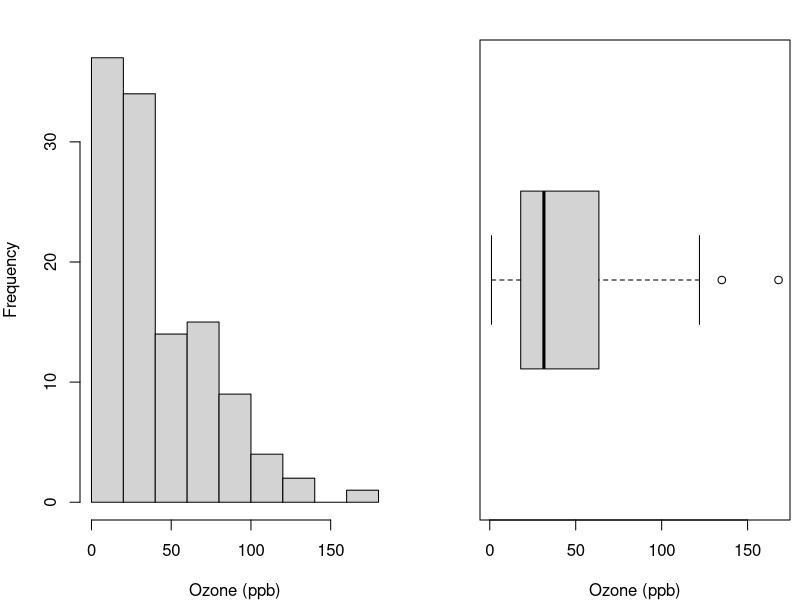
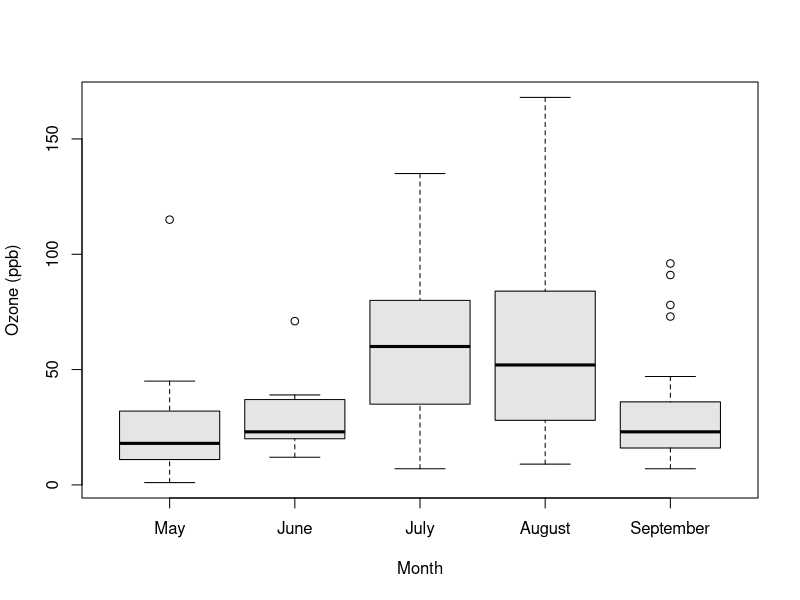
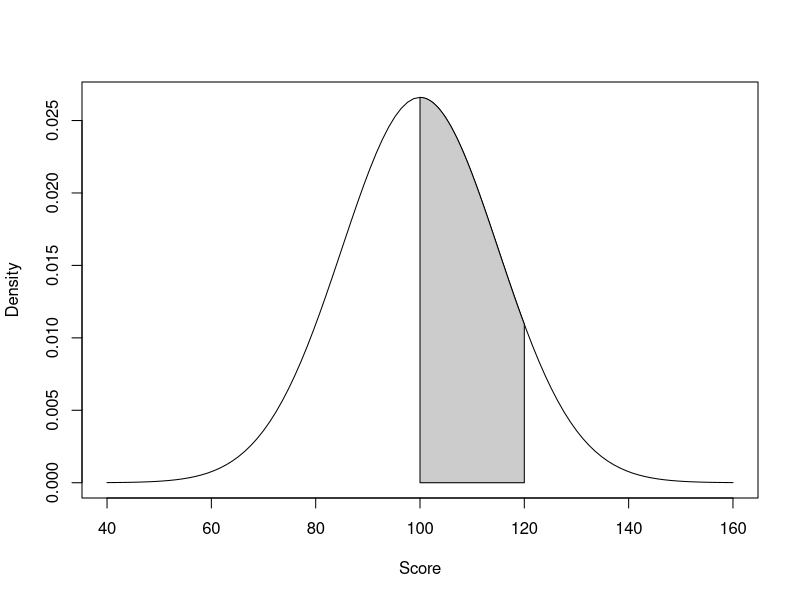
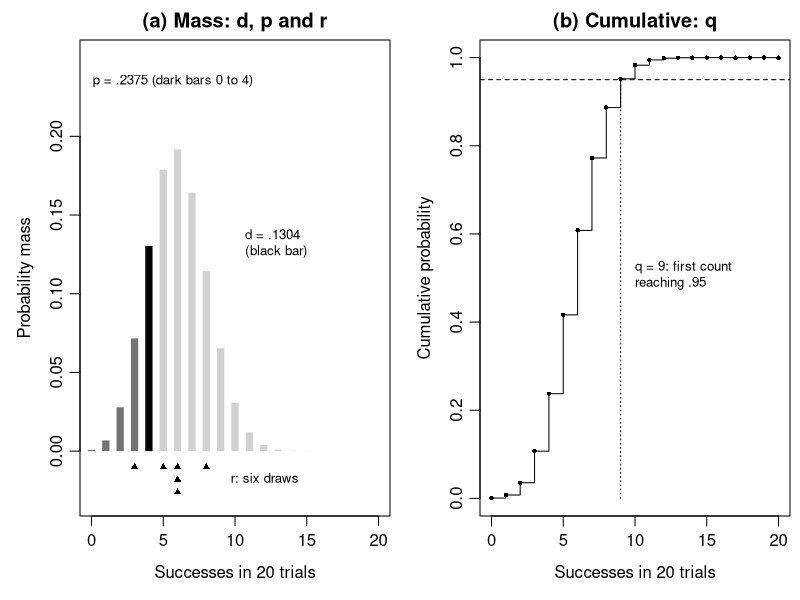
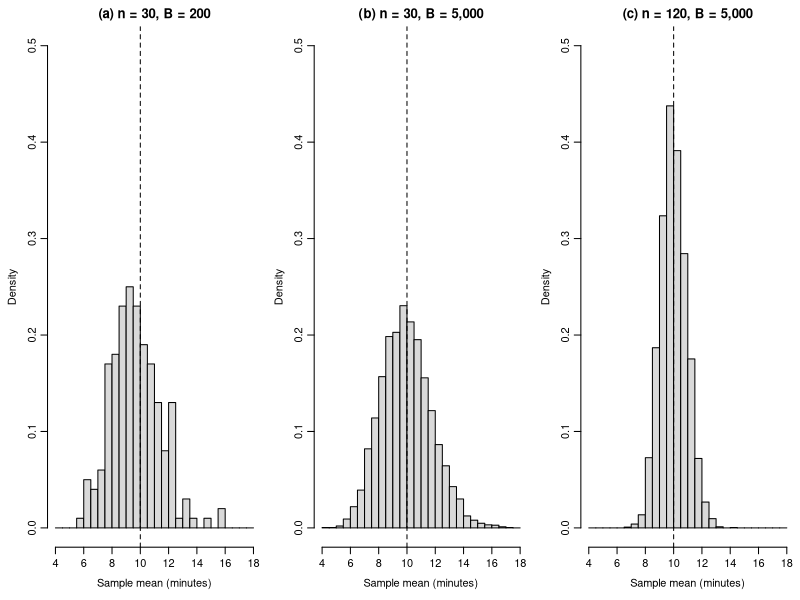
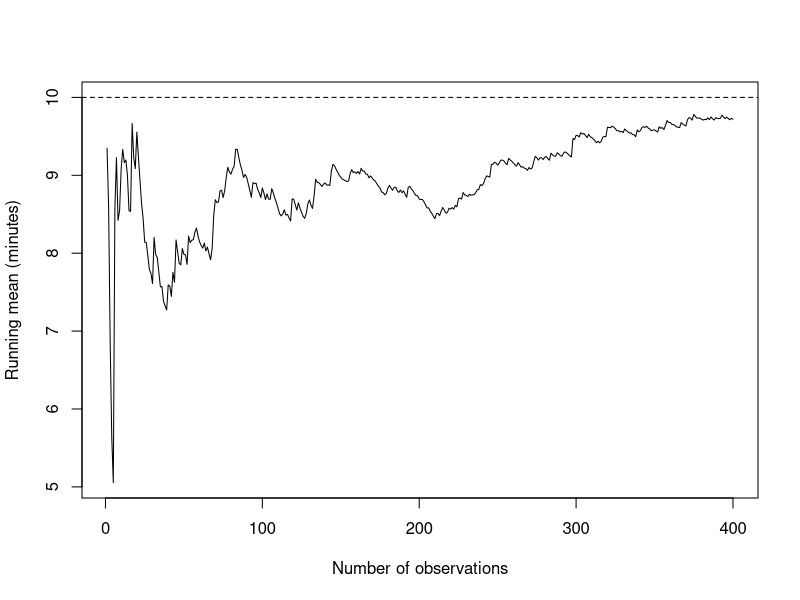
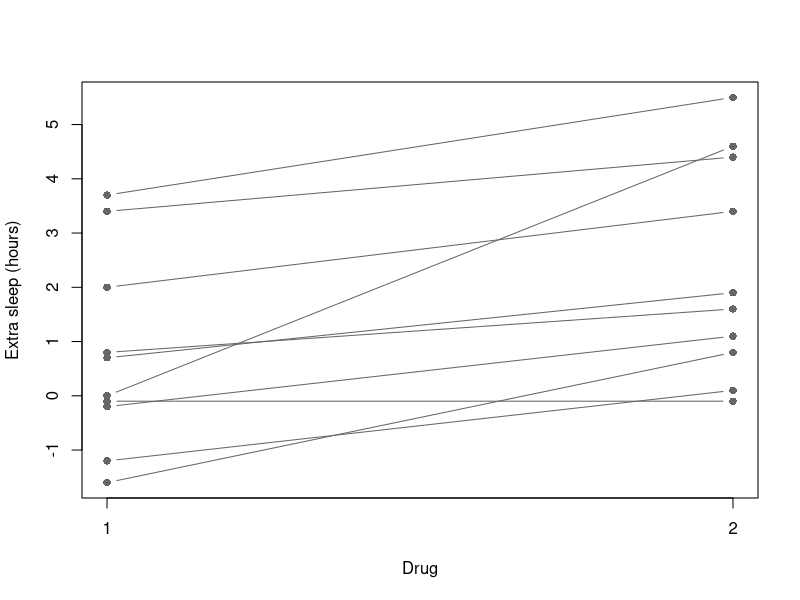
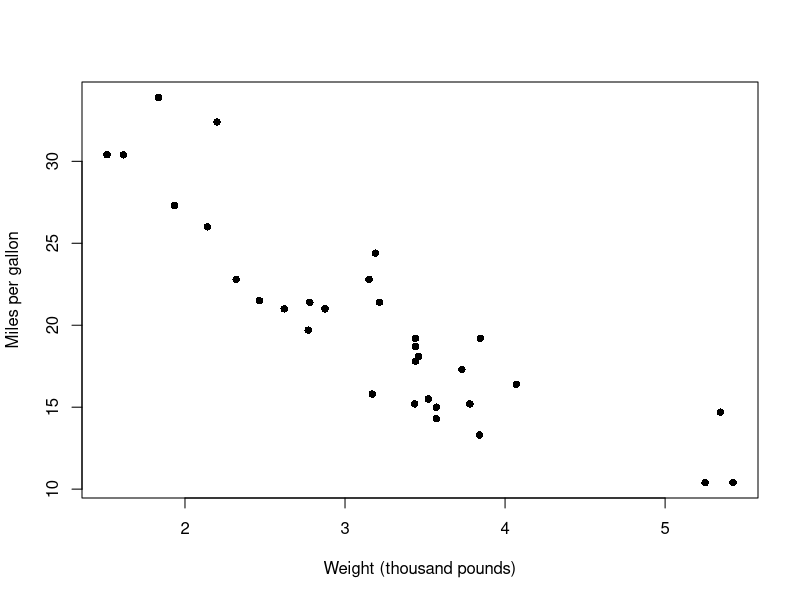

R code for these plots, in order:
## ---- chunk 1
#| label: setup
#| include: false
knitr::opts_chunk$set(echo = TRUE, warning = FALSE, message = FALSE,
                     collapse = TRUE, comment = "#>")
if (knitr::is_latex_output()) knitr::opts_chunk$set(dev = "cairo_pdf")
options(digits = 10, width = 65)
## ---- chunk 2
#| label: ch05-scores
scores <- c(50, 60, 70)
mean(scores)
## ---- chunk 3
#| label: ch05-small-records
small <- data.frame(student = c("A", "B", "C"),
  baseline = c(50, 60, 70), followup = c(55, NA, 78))
small
mean(small$followup, na.rm = TRUE)
both <- complete.cases(small)
mean(small$followup[both] - small$baseline[both])
## ---- chunk 4
#| label: ch05-air-inspection
air <- airquality
dim(air)
ozone <- air$Ozone[!is.na(air$Ozone)]
length(ozone)
## ---- chunk 5
#| label: ch05-operations
#| include: false
july <- air[air$Month == 7 & !is.na(air$Ozone), ]
air$temp_C <- (air$Temp - 32) * 5 / 9
c(nrow(july), mean(july$Ozone), mean(air$temp_C))
## ---- chunk 6
#| label: fig-ch05-ozone
#| echo: !expr c(2, 3)
#| fig-cap: "Recorded ozone values on 116 days, displayed as a histogram and a boxplot."
#| fig-alt: "The histogram has a long right tail reaching 168 ppb. The horizontal boxplot places the median near the lower values and marks several high observations beyond its upper whisker."
#| fig-width: 6.2
#| fig-height: 3.4
oldpar <- par(mfrow = c(1, 2), mar = c(4, 4, 2, .5))
hist(ozone, breaks = seq(0, 180, by = 20), xlab = "Ozone (ppb)", main = "")
boxplot(ozone, horizontal = TRUE, xlab = "Ozone (ppb)")
par(oldpar)
## ---- chunk 7
#| label: ch05-ozone-summaries
c(mean = mean(ozone), median = median(ozone), SD = sd(ozone),
  IQR = IQR(ozone))
## ---- chunk 8
#| label: ch05-monthly
air_observed <- air[!is.na(air$Ozone), ]
air_observed$month <- factor(air_observed$Month, levels = 5:9,
  labels = c("May", "June", "July", "August", "September"))
tapply(air_observed$Ozone, air_observed$month, mean)
## ---- chunk 9
#| label: fig-ch05-months
#| echo: false
#| fig-cap: "Recorded ozone distributions by month; each box uses that month's available measurements."
#| fig-alt: "July and August have higher median ozone than May, June, and September, with different spreads and only nine observed days in June."
#| fig-width: 6
#| fig-height: 3.4
boxplot(Ozone ~ month, data = air_observed,
        xlab = "Month", ylab = "Ozone (ppb)", col = "grey90")
## ---- chunk 10
#| label: ch05-transmission-table
cars <- mtcars
cars$transmission <- factor(cars$am, levels = c(0, 1),
  labels = c("Automatic", "Manual"))
tab <- table(cars$transmission, cars$mpg >= 20)
tab
100 * prop.table(tab, margin = 1)
## ---- chunk 11
#| label: ch05-normal-model
pnorm(100, mean = mean(ozone), sd = sd(ozone), lower.tail = FALSE)
## ---- chunk 12
#| label: ch05-score-model
pnorm(120, mean = 100, sd = 15) - pnorm(100, mean = 100, sd = 15)
qnorm(c(.025, .975), mean = 100, sd = 15)
## ---- chunk 13
#| label: fig-ch05-normal-area
#| echo: false
#| fig-cap: "Probability is an area under a stipulated Normal density."
#| fig-alt: "The score range from 100 to 120 is shaded under a Normal curve with mean 100 and SD 15. Its area is .4088."
#| fig-width: 6.2
#| fig-height: 3.3
curve(dnorm(x, mean = 100, sd = 15), 40, 160,
      xlab = "Score", ylab = "Density")
shade_x <- seq(100, 120, length.out = 200)
polygon(c(100, shade_x, 120),
        c(0, dnorm(shade_x, 100, 15), 0), col = "grey80")
## ---- chunk 14
#| label: ch05-binomial-functions
c(d = dbinom(4, size = 20, prob = .3),
  p = pbinom(4, size = 20, prob = .3),
  q = qbinom(.95, size = 20, prob = .3))
set.seed(20517)
rbinom(6, size = 20, prob = .3)
## ---- chunk 15
#| label: fig-ch05-dpqr
#| echo: false
#| fig-cap: "Four questions asked of one binomial model, 20 trials with success probability .3. (a) The mass at 4 (black bar) is what `dbinom` returns; the masses at 0 to 4 together (dark bars) are what `pbinom` returns; the triangles below the axis are the six counts from `rbinom`. (b) The cumulative probability first reaches .95 at 9, the value `qbinom` returns."
#| fig-alt: "Left panel: bars of binomial probability for 0 to 20 successes, highest near 6, with the bar at 4 in black, the bars at 0 to 3 dark grey, and six triangles below the axis at 3, 5, 6, 6, 6 and 8. Right panel: the cumulative probability as a step function, crossing the dashed .95 line at 9."
#| fig-width: 6.5
#| fig-height: 3.1
k <- 0:20
mass <- dbinom(k, size = 20, prob = .3)
cumulative <- pbinom(k, size = 20, prob = .3)
set.seed(20517)
drawn <- table(rbinom(6, size = 20, prob = .3))
oldpar <- par(mfrow = c(1, 2), mar = c(4.2, 4, 2, .5), mgp = c(2.3, .7, 0))
plot(k, mass, type = "h", lwd = 7, lend = 1,
     col = ifelse(k == 4, "black", ifelse(k < 4, "grey45", "grey82")),
     ylim = c(-.03, .25), yaxt = "n", xlab = "Successes in 20 trials",
     ylab = "Probability mass", main = "(a) Mass: d, p and r")
axis(2, at = seq(0, .2, by = .05))
text(10, .13, "d = .1304\n(black bar)", pos = 4, cex = .8)
text(-.6, .235, "p = .2375 (dark bars 0 to 4)", pos = 4, cex = .8)
for (v in names(drawn)) points(rep(as.numeric(v), drawn[v]),
  -.01 - .008 * (seq_len(drawn[v]) - 1), pch = 17, cex = .7)
text(9, -.018, "r: six draws", pos = 4, cex = .8)
plot(k, cumulative, type = "s", ylim = c(0, 1),
     xlab = "Successes in 20 trials", ylab = "Cumulative probability",
     main = "(b) Cumulative: q")
points(k, cumulative, pch = 16, cex = .6)
abline(h = .95, lty = 2)
segments(9, 0, 9, cumulative[10], lty = 3)
text(9.3, .5, "q = 9: first count\nreaching .95", pos = 4, cex = .8)
par(oldpar)
## ---- chunk 16
#| label: ch05-one-sample
set.seed(60506)
one_sample <- rnorm(30, mean = 50, sd = 10)
c(mean = mean(one_sample), SD = sd(one_sample))
## ---- chunk 17
#| label: ch05-replicate
set.seed(60203)
means_5 <- replicate(5000, mean(rexp(5, rate = 1 / 10)))
c(mean = mean(means_5), SE = sd(means_5))
## ---- chunk 18
#| label: ch05-repetitions
#| include: false
means_30 <- replicate(5000, mean(rexp(30, rate = 1 / 10)))
set.seed(60203)
means_5_again <- replicate(5000, mean(rexp(5, rate = 1 / 10)))
means_120 <- replicate(5000, mean(rexp(120, rate = 1 / 10)))
## ---- chunk 19
#| label: fig-ch05-repetitions
#| echo: false
#| fig-cap: "More repetitions or larger studies. Each histogram collects simulated sample means from the waiting-time model; the dashed line marks the model mean, 10 minutes. (a) The first 200 of the 5,000 means of 30 waits; (b) all 5,000; (c) 5,000 means of 120 waits."
#| fig-alt: "Three histograms on common axes from 4 to 18 minutes. The first, from 200 means, is ragged; the second, from 5,000 means of the same study size, is smooth with the same spread; the third, from 5,000 means of 120 waits, is about half as wide."
#| fig-width: 6.5
#| fig-height: 2.9
panels <- list(means_30[1:200], means_30, means_120)
titles <- c("(a) n = 30, B = 200", "(b) n = 30, B = 5,000",
            "(c) n = 120, B = 5,000")
oldpar <- par(mfrow = c(1, 3), mar = c(4, 3.6, 2, .4), mgp = c(2.2, .7, 0))
for (j in 1:3) {
  hist(panels[[j]], breaks = seq(4, 18, by = .5), probability = TRUE,
       ylim = c(0, .5), col = "grey85", main = titles[j],
       xlab = "Sample mean (minutes)", ylab = "Density")
  abline(v = 10, lty = 2)
}
par(oldpar)
## ---- chunk 20
#| label: ch05-sleep-differences
sleep_wide <- reshape(sleep, idvar = "ID", timevar = "group",
  direction = "wide")
sleep_d <- sleep_wide$extra.2 - sleep_wide$extra.1
c(mean = mean(sleep_d), SD = sd(sleep_d),
  SE = sd(sleep_d) / sqrt(length(sleep_d)))
## ---- chunk 21
#| label: fig-ch05-running-mean
#| echo: false
#| fig-cap: "One running mean from independent exponential waits with model mean ten minutes."
#| fig-alt: "The running mean fluctuates irregularly around ten; it is 9.7207 after 400 observations. Adding a draw can move it closer to or farther from the target."
#| fig-width: 6.2
#| fig-height: 3.3
set.seed(60204)
running_waits <- rexp(400, rate = 1 / 10)
running_mean <- cumsum(running_waits) / seq_along(running_waits)
plot(running_mean, type = "l", xlab = "Number of observations",
     ylab = "Running mean (minutes)", ylim = range(c(running_mean, 10)))
abline(h = 10, lty = 2)
## ---- chunk 22
#| label: ch05-critical-values
c(z = qnorm(.975), t5 = qt(.975, 5), t9 = qt(.975, 9),
  t30 = qt(.975, 30))
## ---- chunk 23
#| label: ch05-one-t
t.test(mtcars$mpg, mu = 20)
## ---- chunk 24
#| label: ch05-summary-p
c(two_sided = 2 * pt(2, df = 24, lower.tail = FALSE),
  upper = pt(2, df = 24, lower.tail = FALSE))
## ---- chunk 25
#| label: fig-ch05-pairs
#| echo: false
#| fig-cap: "Two measurements for each of ten people."
#| fig-alt: "Lines connect drug 1 and drug 2 for each person; nine rise and one is flat."
#| fig-width: 6.2
#| fig-height: 3.4
matplot(1:2, t(as.matrix(sleep_wide[c("extra.1", "extra.2")])),
  type = "b", lty = 1, pch = 16, col = "grey40",
  xaxt = "n", xlab = "Drug", ylab = "Extra sleep (hours)")
axis(1, at = 1:2, labels = c("1", "2"))
## ---- chunk 26
#| label: ch05-paired-test
t.test(sleep_wide$extra.2, sleep_wide$extra.1, paired = TRUE)
## ---- chunk 27
#| label: ch05-welch-test
auto <- mtcars$mpg[mtcars$am == 0]
manual <- mtcars$mpg[mtcars$am == 1]
t.test(auto, manual)
## ---- chunk 28
#| label: fig-ch05-car-pairs
#| fig-cap: "Mileage and weight for 32 recorded car models."
#| fig-alt: "Heavier models generally have lower mpg, with substantial scatter around the decreasing pattern and possible curvature."
#| fig-width: 6.2
#| fig-height: 3.5
plot(mtcars$wt, mtcars$mpg, pch = 16,
  xlab = "Weight (thousand pounds)", ylab = "Miles per gallon")
## ---- chunk 29
#| label: ch05-cov-cor
c(covariance = cov(mtcars$wt, mtcars$mpg),
  r = cor(mtcars$wt, mtcars$mpg))
## ---- chunk 30
#| label: fig-ch05-curve
#| echo: false
#| fig-cap: "An exact curved relationship with zero Pearson correlation."
#| fig-alt: "Five points at x equal to minus two, minus one, zero, one and two have y values four, one, zero, one and four, forming a U."
#| fig-width: 5.5
#| fig-height: 2.8
x_curve <- -2:2
plot(x_curve, x_curve^2, type = "b", pch = 16,
     xlab = "x", ylab = expression(y == x^2))
## ---- chunk 31
#| label: ch05-matrices
X <- mtcars[c("mpg", "hp", "wt")]
S <- cov(X)
R <- cov2cor(S)
## ---- chunk 32
#| label: ch05-spearman
c(Pearson = cor(X$mpg, X$hp),
  Spearman = cor(X$mpg, X$hp, method = "spearman"))
## ---- chunk 33
#| label: fig-ch05-rank
#| echo: false
#| fig-cap: "Mileage and horsepower for the 32 models, (a) on the recorded scales and (b) as ranks. The curved decline in (a) weakens the linear coefficient; ranks straighten a monotone pattern."
#| fig-alt: "Left panel: mpg falls steeply with horsepower up to about 150 and then levels off, a curved decreasing pattern. Right panel: the ranks of the same models fall along a nearly straight decreasing band."
#| fig-width: 6.5
#| fig-height: 3
oldpar <- par(mfrow = c(1, 2), mar = c(4, 4, 2, .5), mgp = c(2.3, .7, 0))
plot(X$hp, X$mpg, pch = 16, xlab = "Gross horsepower",
     ylab = "Miles per gallon", main = "(a) Recorded values")
plot(rank(X$hp), rank(X$mpg), pch = 16, xlab = "Horsepower rank",
     ylab = "Mpg rank", main = "(b) Ranks")
par(oldpar)
## ---- chunk 34
#| label: ch05-pearson-test
cor.test(mtcars$wt, mtcars$mpg)
## ---- chunk 35
#| label: fig-ch05-fisher
#| echo: false
#| fig-cap: "Sample correlations from 5,000 simulated studies of 32 pairs with process correlation $-.8677$. (a) On the correlation scale the distribution is skewed, with a long tail toward zero and a hard limit at $-1$; (b) on the Fisher scale it is nearly Normal, and the curve is the Normal density with SD $1/\\sqrt{29}$. Dashed lines mark the process value on each scale."
#| fig-alt: "Left panel: a histogram of simulated correlations between about minus .97 and minus .6, peaked near minus .88 with a long right tail. Right panel: the same values after the inverse hyperbolic tangent form a symmetric histogram matched by a Normal curve."
#| fig-width: 6.5
#| fig-height: 3
set.seed(12345)
rho <- -.8677
r_sim <- replicate(5000, {
  x <- rnorm(32)
  y <- rho * x + sqrt(1 - rho^2) * rnorm(32)
  cor(x, y)
})
oldpar <- par(mfrow = c(1, 2), mar = c(4, 4, 2, .5), mgp = c(2.3, .7, 0))
hist(r_sim, breaks = seq(-1, -.55, by = .01), probability = TRUE,
     col = "grey85", xlab = "Sample correlation r",
     main = "(a) Correlation scale")
abline(v = rho, lty = 2)
hist(atanh(r_sim), breaks = 40, probability = TRUE, col = "grey85",
     xlab = "atanh(r)", main = "(b) Fisher scale")
curve(dnorm(x, atanh(rho), 1 / sqrt(29)), add = TRUE, lwd = 2)
abline(v = atanh(rho), lty = 2)
par(oldpar)
## ---- chunk 36
#| label: ch05-partial-residuals
resid_mpg <- residuals(lm(mpg ~ wt, data = X))
resid_hp <- residuals(lm(hp ~ wt, data = X))
cor(resid_mpg, resid_hp)
## ---- chunk 37
#| label: fig-ch05-partial
#| echo: false
#| fig-cap: "Mileage and horsepower after separately fitting their linear relationships with weight."
#| fig-alt: "The two residual vectors from the same 32 car models retain a negative association, with partial correlation minus .547."
#| fig-width: 6.2
#| fig-height: 3.5
plot(resid_hp, resid_mpg, pch = 16,
     xlab = "Horsepower residual after weight adjustment",
     ylab = "Mpg residual after weight adjustment")
